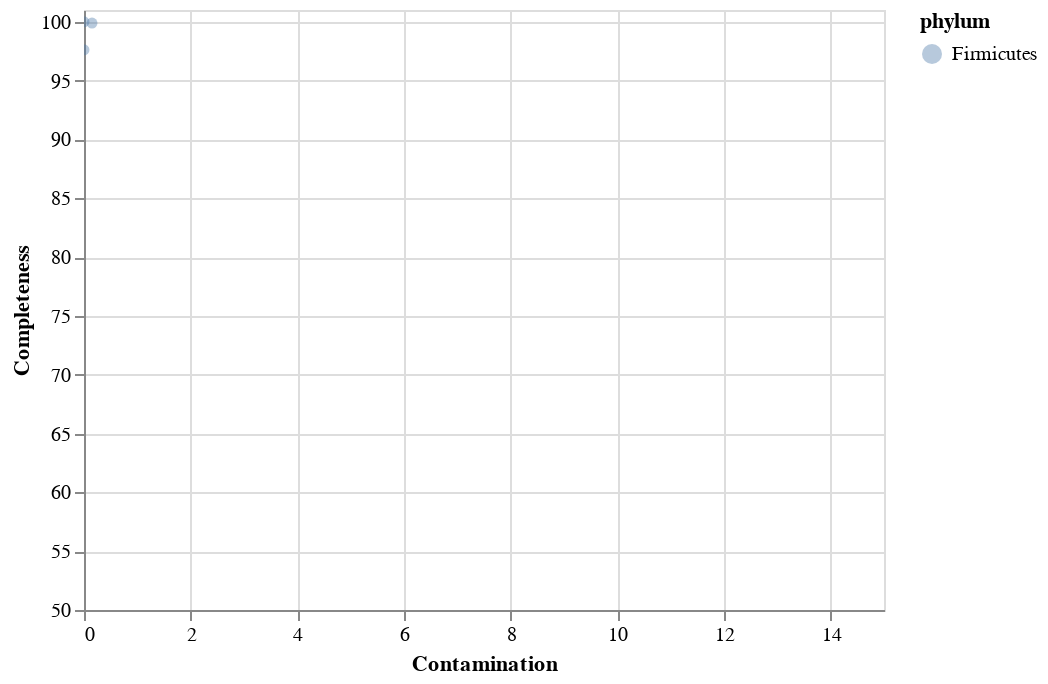

The notebook cell saved with this chart:
### Code cell
xscale = alt.Scale(domain=(0, 15))
yscale = alt.Scale(domain=(50, 101))

alt.Chart(genome_quality).mark_circle(opacity= .4).encode(
    alt.X('Contamination', scale=xscale),
    alt.Y('Completeness', scale=yscale),
    color='phylum',
    tooltip=['Name', 'Id', 'Contamination','Completeness' ]
).interactive()

### Figure 1 — Vega-Lite specification as saved in the notebook (floating-point values rounded to 4 significant figures)
{"config": {"view": {"continuousWidth": 400, "continuousHeight": 300}}, "data": {"name": "data-e1e4b7b6ab3ff219aa9a02f4497eabe0"}, "mark": {"type": "circle", "opacity": 0.4}, "encoding": {"color": {"type": "nominal", "field": "phylum"}, "tooltip": [{"type": "nominal", "field": "Name"}, {"type": "nominal", "field": "Id"}, {"type": "quantitative", "field": "Contamination"}, {"type": "quantitative", "field": "Completeness"}], "x": {"type": "quantitative", "field": "Contamination", "scale": {"domain": [0, 15]}}, "y": {"type": "quantitative", "field": "Completeness", "scale": {"domain": [50, 101]}}}, "selection": {"selector021": {"type": "interval", "bind": "scales", "encodings": ["x", "y"]}}, "$schema": "https://vega.github.io/schema/vega-lite/v4.0.0.json", "datasets": {"data-e1e4b7b6ab3ff219aa9a02f4497eabe0": [{"Marker lineage": "g__Mycoplasma (UID2426)", "# genomes": 42, "# markers": 258, "# marker sets": 138, "0": 0, "1": 258, "2": 0, "3": 0, "4": 0, "5+": 0, "Completeness": 100.0, "Contamination": 0.0, "Strain heterogeneity": 0.0, "Quality_Score": 100.0, "Lineage": "g__Mycoplasma", "Id": "MAG1", "kindom": "Bacteria", "phylum": "Firmicutes", "class": "Bacilli", "order": "Mycoplasmatales", "family": "Metamycoplasmataceae", "genus": "Mesomycoplasma", "species": "Mesomycoplasma hyorhinis", "Name": "Mesomycoplasma hyorhinis"}, {"Marker lineage": "g__Streptococcus (UID684)", "# genomes": 26, "# markers": 668, "# marker sets": 229, "0": 1, "1": 666, "2": 1, "3": 0, "4": 0, "5+": 0, "Completeness": 99.89, "Contamination": 0.15, "Strain heterogeneity": 0.0, "Quality_Score": 99.14, "Lineage": "g__Streptococcus", "Id": "MAG2", "kindom": "Bacteria", "phylum": "Firmicutes", "class": "Bacilli", "order": "Lactobacillales", "family": "Streptococcaceae", "genus": "Streptococcus", "species": "Streptococcus thermophilus", "Name": "Streptococcus thermophilus"}, {"Marker lineage": "f__Mycoplasmataceae (UID2466)", "# genomes": 36, "# markers": 295, "# marker sets": 140, "0": 6, "1": 289, "2": 0, "3": 0, "4": 0, "5+": 0, "Completeness": 97.62, "Contamination": 0.0, "Strain heterogeneity": 0.0, "Quality_Score": 97.62, "Lineage": "f__Mycoplasmataceae", "Id": "MAG3", "kindom": "Bacteria", "phylum": "Firmicutes", "class": "Bacilli", "order": "Mycoplasmatales", "family": "Mycoplasmoidaceae", "genus": "Ureaplasma", "species": "Ureaplasma urealyticum", "Name": "Ureaplasma urealyticum"}]}}
